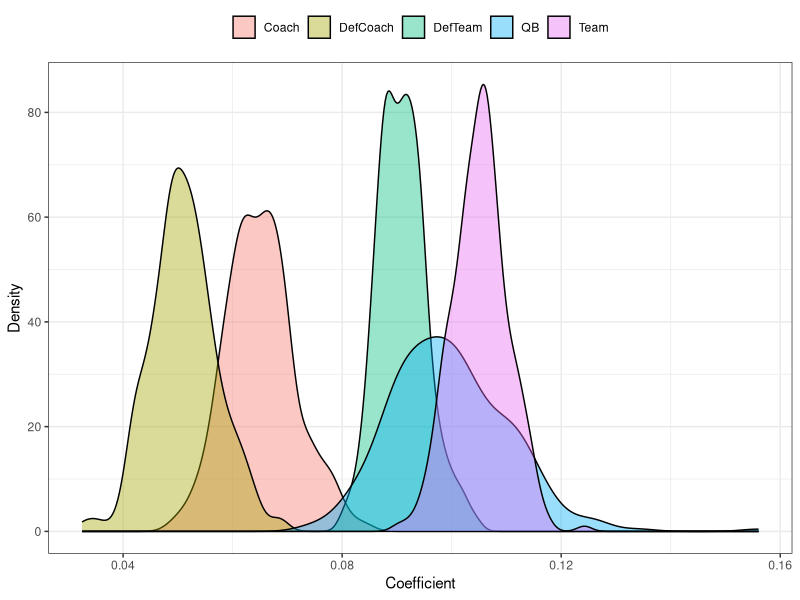

Recreate this plot in R. (Note: this script raises an error after producing the figure.)
## ---- chunk 1
knitr::opts_chunk$set(
  echo = TRUE, 
  message = FALSE, 
  warning = FALSE, 
  dpi = 300, 
  tidy = 'styler'
  )
## ---- chunk 2
print("This is a code block")
## ---- chunk 3
r<-read.csv('roster_data.csv')
r
## ---- chunk 4
library(ggplot2)

plot<-read.csv('analysis.csv')

ggplot(plot,aes(x=coef,fill=effect))+
  geom_density(alpha=.4)+
  theme_bw()+ 
  theme(legend.position = 'top',
        legend.title = element_blank())+
  labs(x='Coefficient', y='Density') + ggsave('plot.png',dpi=600, width = 8, height = 5, units = "in")
#![External image.](plot.png)

